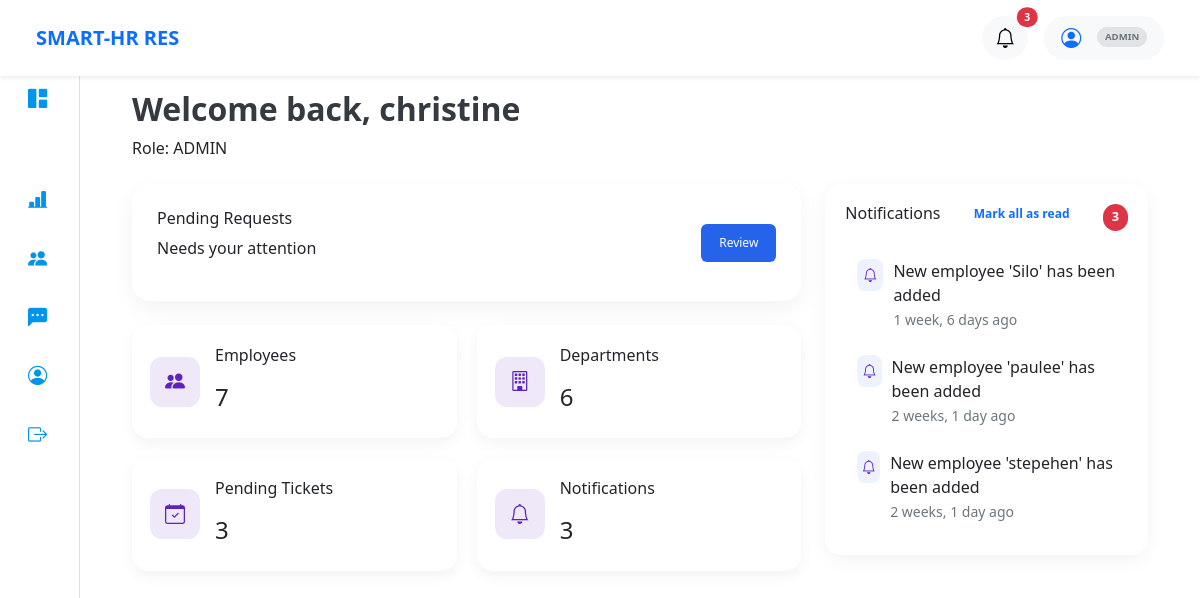
The page /dashboard/hr/ (signed in) on the database as committed earlier.
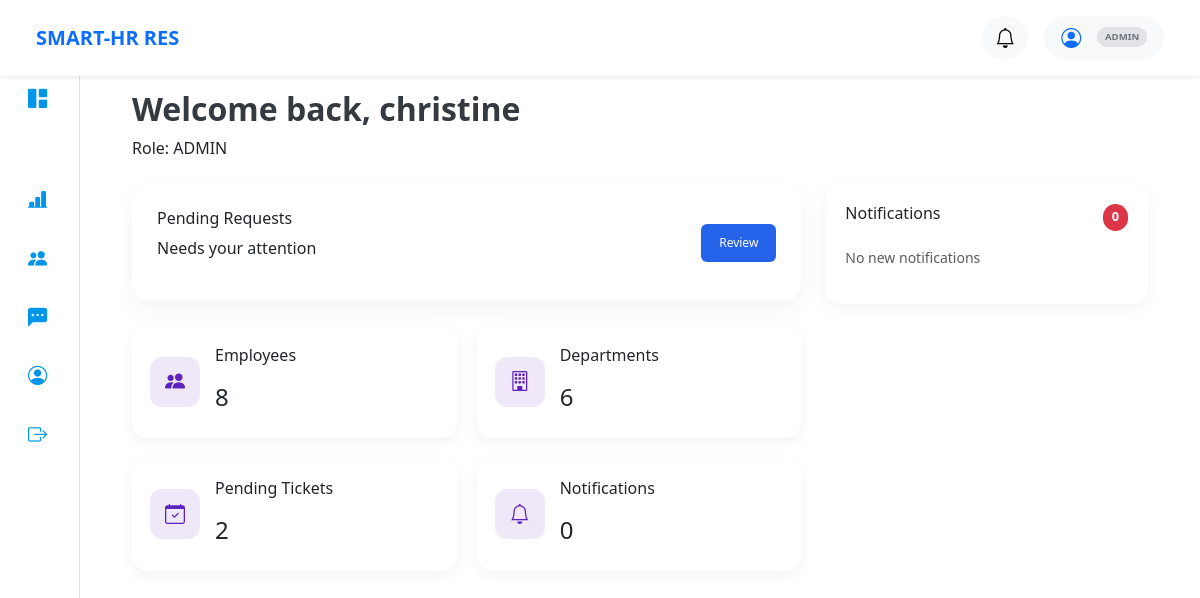
The same page on the database as committed later.
### core/models.py (models this page shows, shortened)
class Notification(models.Model):
    user = models.ForeignKey(settings.AUTH_USER_MODEL, on_delete=models.CASCADE, related_name='notifications')
    message = models.TextField()
    read = models.BooleanField(default=False)
    created_at = models.DateTimeField(auto_now_add=True)

### core/views.py (the view)
# urls.py: path('dashboard/hr/', views.hr_dashboard, name='hr_dashboard'),
@role_required(['admin', 'hr'])
def hr_dashboard(request):
    total_employees = CustomUser.objects.filter(role='employee').count()
    total_departments = Department.objects.count()
    unread_notifications = Notification.objects.filter(user=request.user, read=False).order_by('-created_at')[:5]
    pending_tickets_count = Ticket.objects.filter(status='pending').count()
    context = {
        'total_employees': total_employees,
        'total_departments': total_departments,
        'pending_tickets_count': pending_tickets_count,
        'unread_notifications': unread_notifications,
    }
    return render(request, 'core/hr_dashboard.html', context)

### core/templates/core/hr_dashboard.html (shortened to what this page needs)
{% extends 'base.html' %}
{% block content %}
<div class="hr-dashboard">
<div class="dashboard-wrapper">
    <div class="dashboard-header mb-4">
        <div>
            <h2>Welcome back, {{ user.username }} </h2>
            <p class="text-dark">Role: <span>{{ user.role|upper }}</span></p>
        </div>
    </div>
    <div class="row">
        <div class="col-md-8">
            <div class="highlight-card mb-4">
                <div>
                    <h6>Pending Requests</h6>
                    <p>Needs your attention</p>
                </div>
                <a href="{% url 'review_tickets' %}" class="btn btn-primary btn-sm">Review</a>
            </div>
            <div class="stats-grid">
                <div class="stat-card">
                    <div class="icon-box">
                        <i class="bi bi-people-fill"></i>
                    </div>
                    <div>
                        <p>Employees</p>
                        <h4>{{ total_employees }}</h4>
                    </div>
                </div>
                <div class="stat-card">
                    <div class="icon-box">
                        <i class="bi bi-building"></i>
                    </div>
                    <div>
                        <p>Departments</p>
                        <h4>{{ total_departments }}</h4>
                    </div>
                </div>
                <div class="stat-card">
                    <div class="icon-box">
                        <i class="bi bi-calendar-check"></i>
                    </div>
                    <div>
                        <p>Pending Tickets</p>
                         <h4>{{ pending_tickets_count }}</h4>
                    </div>
                </div>
                <div class="stat-card">
                    <div class="icon-box">
                        <i class="bi bi-bell"></i>
                    </div>
                    <div>
                        <p>Notifications</p>
                        <h4>{{ unread_notifications.count }}</h4>
                    </div>
                </div>
            </div>
        </div>
        <div class="col-md-4">
            <div class="card-box">
                <div class="d-flex justify-content-between mb-3">
                    <h6>Notifications</h6>
                    {% if unread_notifications %}
       <a href="{% url 'mark_all_read' %}" class="btn btn-sm btn-link text-decoration-none p-0 fw-bold" style="font-size: 0.75rem;">
    Mark all as read
</a>
    {% endif %}
                    <span class="badge bg-danger">{{ unread_notifications.count }}</span>
                </div>
                <div class="notification-list">
                    {% for n in unread_notifications %}
                    <div class="notification-item">
                        <div class="d-flex">
                            <div class="notif-icon">
                                <i class="bi bi-bell"></i>
                            </div>
                            <div class="flex-grow-1">
                                <p>{{ n.message }}</p>
                                <small>{{ n.created_at|timesince }} ago</small>
                            </div>
                        </div>
                    </div>
                    {% empty %}
                    <p class="text-muted small">No new notifications</p>
                    {% endfor %}
                </div>
            </div>
        </div>
    </div>
</div>
</div>
{% endblock %}

### templates/navbar/admin_employee.html (shortened to what this page needs)
{% load static %}
<nav class="navbar navbar-expand-lg navbar-light bg-white shadow-sm px-4 py-3 fixed-top">
    <div class="container-fluid">
        <div class="d-flex align-items-center">
            <span class="navbar-brand fw-bold text-primary me-4">SMART-HR RES</span>
        </div>
        <div class="d-flex align-items-center gap-3 ms-auto">
            <div class="dropdown">
                <button class="btn btn-light rounded-circle position-relative" data-bs-toggle="dropdown">
                    <i class="bi bi-bell fs-5"></i>
                    {% if unread_notifications.count > 0 %}
                    <span class="position-absolute top-0 start-100 translate-middle badge rounded-pill bg-danger" style="font-size: 0.65rem;">
                        {{ unread_notifications.count }}
                    </span>
                    {% endif %}
                </button>
            </div>
            <div class="dropdown">
                <button class="btn btn-light rounded-pill px-3 d-flex align-items-center" data-bs-toggle="dropdown">
                    <i class="bi bi-person-circle me-2 fs-5 text-primary"></i>
                    <span class="badge bg-secondary-subtle text-secondary ms-2 text-uppercase small border" style="font-size: 0.6rem;">
                        {{ user.role }}
                    </span>
                </button>
            </div>
        </div>
    </div>
</nav>

Rows that differ between the two databases and show on the page:
no longer on this page (row edited): Notification: message "New employee 'Silo' has been added", created_at "1 week, 6 days"
no longer on this page (row edited): Notification: message "New employee 'paulee' has been added", created_at "2 weeks, 1 day"
no longer on this page (row edited): Notification: message "New employee 'stepehen' has been added", created_at "2 weeks, 1 day"
Other text that changed with them:
{{ total_employees }}: "7" → "8"
{{ pending_tickets_count }}: "3" → "2"
{{ unread_notifications.count }}: "3" → "0"
{{ unread_notifications.count }}: "3" → (not shown)
text no longer shown: "Mark all as read"
text now shown: "No new notifications"
